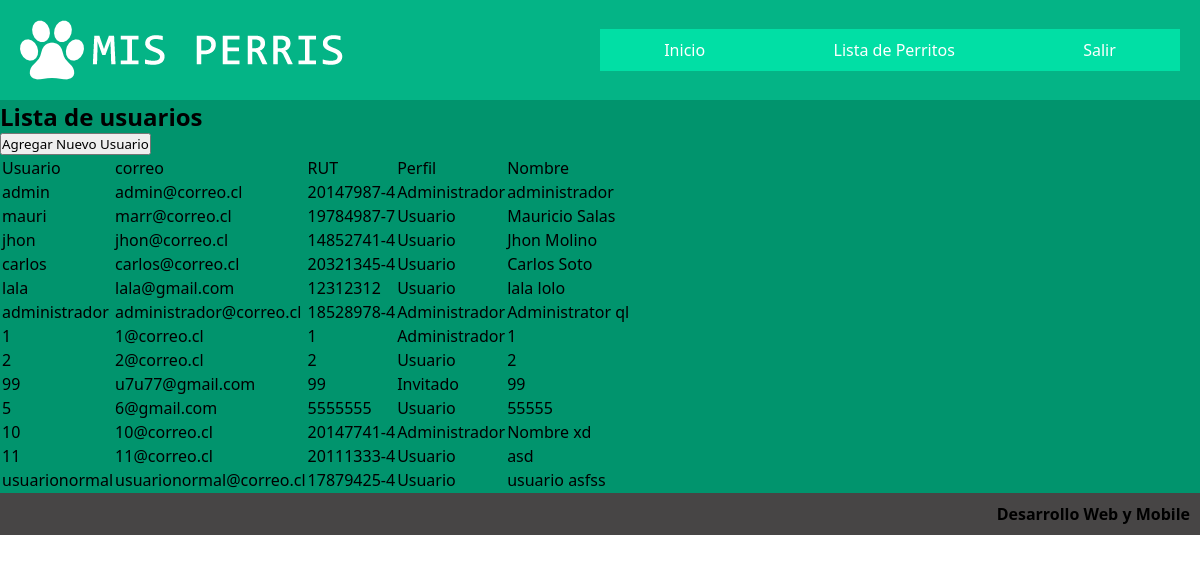
Page /gestionUsuario/ (signed in) on the committed database.
### Sistema/models.py (models this page shows)
class Usuario(models.Model):
    user=models.OneToOneField(User,on_delete=models.CASCADE)
    perfil=models.CharField(max_length=20,default="Usuario")
    rut=models.CharField(max_length=15,primary_key=True)
    nombre=models.CharField(max_length=100,blank=False,null=False)

### Sistema/views.py (the view, shortened to what this page needs)
# urls.py: url(r'^gestionUsuario/$',views.gestionarUsuarios,name="gestionUsuario"),
@login_required(login_url='login')
def gestionarUsuarios(request):
    actual=request.user
    usuarios=Usuario.objects.all()
    form=AgregarUsuario(request.POST)
    form=AgregarUsuario()
    return render(request,"gestionUsuario.html",{'actual':actual,'form':form,'usuarios':usuarios,})

### Sistema/forms.py
class AgregarUsuario(forms.Form):
    username=forms.CharField(widget=forms.TextInput(),label="Nombre Usuario")
    password=forms.CharField(widget=forms.PasswordInput(),label="contraseña")
    correo=forms.EmailField(widget=forms.EmailInput(),label="Correo")
    rut=forms.CharField(widget=forms.TextInput(),label="Rut")
    perfil=forms.ChoiceField(choices=perfiles)
    nombre=forms.CharField(widget=forms.TextInput(),label="Nombre Completo")

### Sistema/templates/gestionUsuario.html
{%extends 'maqueta.html'%}
{% block Lista %}
<h1>Lista de usuarios</h1>
<input type="submit" value="Agregar Nuevo Usuario" onclick = "location='/AgregarUser/'"/>
{% if usuarios %}
<table>
    <tr>
        <td>Usuario</td><td>correo</td><td>RUT</td><td>Perfil</td><td>Nombre</td>
    </tr>
    {% for u in usuarios %}
    <tr>
        <td>{{ u.user.username}}</td>
        <td>{{ u.user.email}}</td>
        <td>  {{ u.rut }}</td>
        <td>{{ u.perfil }}</td>
        <td>  {{ u.nombre }}</td>
    </tr>
    {% endfor %}
    <br>
</table>
{% else %}
<h2>No hay usuarios registrados</h2>
{% endif %}
{% endblock %}

### Sistema/static/css/maqueta.css (style rules this page uses)
* { margin: 0; padding: 0; font-family:'Segoe UI'; box-sizing: border-box; }
body { background:#fff; color: black; }

### rows in the picture
Usuario: user.username "admin", user.email "admin@correo.cl", rut "20147987-4", perfil "Administrador", nombre "administrador"
Usuario: user.username "mauri", user.email "marr@correo.cl", rut "19784987-7", perfil "Usuario", nombre "Mauricio Salas"
Usuario: user.username "jhon", user.email "jhon@correo.cl", rut "14852741-4", perfil "Usuario", nombre "Jhon Molino"
Usuario: user.username "carlos", user.email "carlos@correo.cl", rut "20321345-4", perfil "Usuario", nombre "Carlos Soto"
Usuario: user.username "lala", user.email "lala@gmail.com", rut "12312312", perfil "Usuario", nombre "lala lolo"
Usuario: user.username "administrador", user.email "administrador@correo.cl", rut "18528978-4", perfil "Administrador", nombre "Administrator ql"
Usuario: user.username "1", user.email "1@correo.cl", rut "1", perfil "Administrador", nombre "1"
Usuario: user.username "2", user.email "2@correo.cl", rut "2", perfil "Usuario", nombre "2"
Usuario: user.username "99", user.email "u7u77@gmail.com", rut "99", perfil "Invitado", nombre "99"
Usuario: user.username "5", user.email "6@gmail.com", rut "5555555", perfil "Usuario", nombre "55555"
Usuario: user.username "10", user.email "10@correo.cl", rut "20147741-4", perfil "Administrador", nombre "Nombre xd"
Usuario: user.username "11", user.email "11@correo.cl", rut "20111333-4", perfil "Usuario", nombre "asd"
Usuario: user.username "usuarionormal", user.email "usuarionormal@correo.cl", rut "17879425-4", perfil "Usuario", nombre "usuario asfss"
